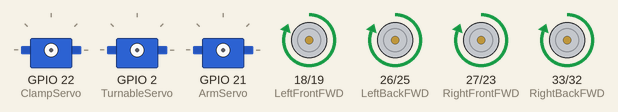
A program run on a simulated ESP32 board running MicroPython. Parts: 3 × servo, motor-driver pin pairs drawn as motors (green arrow = first pin HIGH = forward, orange = second pin HIGH = backward, longer = more drive). Servo angles are drawn from the pulse width (0.5 ms = 0°, 2.5 ms = 180°). At 11.8 s the program stops and its outputs stay as they are.

Above: at 0.1 s.
At 2.6 s:
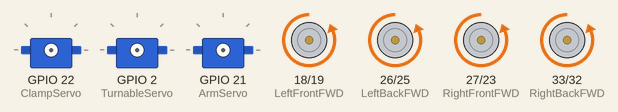
At 4.6 s:
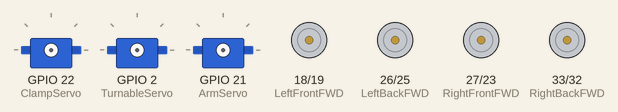
At 5.8 s:
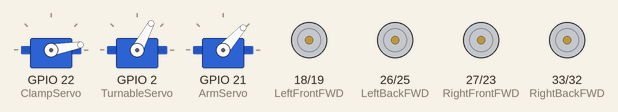
At 9.1 s:
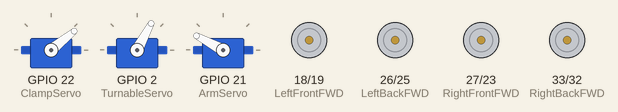
At 11.4 s:
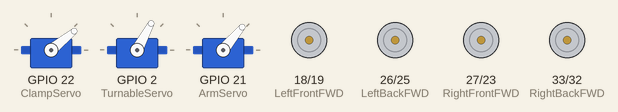
Timing chart, 0 to 12.9 s (numbered marks = the images above):
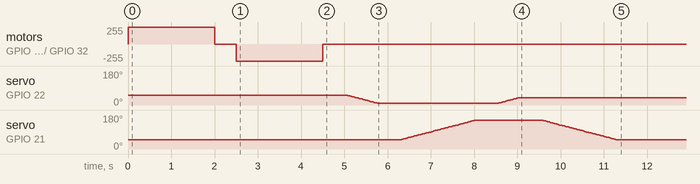

The program:

main.py
```python
"""
Programme de demonstration : la voiture avance 2 s, recule 2 s, puis
execute la sequence de prise d'objet avec le bras robotise.

A copier sur l'ESP32 sous le nom main.py pour qu'il s'execute
automatiquement au demarrage de la carte (voir README).
"""

import time
from zyc0210 import moveForward, moveBackward, stopMoving, takeObject

moveForward()
time.sleep(2)
stopMoving()
time.sleep_ms(500)

moveBackward()
time.sleep(2)
stopMoving()
time.sleep_ms(500)

takeObject()
```

zyc0210.py
```python
"""
Librairie pour le kit de voiture robotique ZYC0210 (ESP32 + MicroPython).

Regroupe :
    - le pilotage des 4 moteurs DC (avancer, reculer, tourner, arreter) ;
    - la lecture du capteur ultrason HC-SR04 ;
    - le pilotage des 3 servomoteurs du bras (pince, bras, base) et la
      sequence de prise d'objet ;
    - des comportements autonomes prets a l'emploi : evitement d'obstacles,
      suivi de personne, suivi de ligne.

Cablage attendu (voir le README du depot pour le detail) :
    Moteurs DC   : GPIO27/23 (avant droit), GPIO33/32 (arriere droit),
                   GPIO18/19 (avant gauche), GPIO26/25 (arriere gauche)
    Ultrason     : trigger GPIO13, echo GPIO12
    Suivi ligne  : gauche GPIO34, centre GPIO35, droit GPIO14
    Servomoteurs : pince GPIO22, bras GPIO21, base GPIO2
"""

from machine import Pin, ADC
from hcsr04 import HCSR04
from servo import Servo
import time

## Moteurs DC
RightFrontFWD = Pin(27, Pin.OUT)  # moteur avant droit sens avancer
RightFrontBWD = Pin(23, Pin.OUT)  # moteur avant droit sens reculer
RightBackFWD = Pin(33, Pin.OUT)   # moteur arriere droit sens avancer
RightBackBWD = Pin(32, Pin.OUT)   # moteur arriere droit sens reculer

LeftFrontFWD = Pin(18, Pin.OUT)   # moteur avant gauche sens avancer
LeftFrontBWD = Pin(19, Pin.OUT)   # moteur avant gauche sens reculer
LeftBackFWD = Pin(26, Pin.OUT)    # moteur arriere gauche sens avancer
LeftBackBWD = Pin(25, Pin.OUT)    # moteur arriere gauche sens reculer

## Capteur ultrason
ultrason = HCSR04(trigger_pin=13, echo_pin=12)

## Capteurs infrarouges du module suiveur de ligne
LeftSensor = ADC(Pin(34))
CenterSensor = ADC(Pin(35))
RightSensor = ADC(Pin(14))

LeftSensor.atten(ADC.ATTN_11DB)
CenterSensor.atten(ADC.ATTN_11DB)
RightSensor.atten(ADC.ATTN_11DB)

# Seuil de detection de la ligne noire pour le module infrarouge.
# A recalibrer selon la couleur du sol et l'eclairage ambiant
# (afficher LeftSensor.read()/CenterSensor.read()/RightSensor.read() sur
# la ligne et en dehors pour trouver la bonne valeur).
BlackLine = 600

## Servomoteurs du bras
ClampServo = Servo(22)      # servo moteur de la pince
ArmServo = Servo(21)        # servo moteur du bras
TurnableServo = Servo(2)    # servo moteur de la base

# Les angles utilises ci-dessous (initServo, takeObject) correspondent au
# montage d'origine et peuvent ne pas convenir a votre assemblage. Comme
# pour BlackLine, chacun peut faire son propre etalonnage a l'aide de
# exemples/03_test_servomoteurs.py puis reporter les valeurs trouvees ici.


## ----------------------- Bras et pince -----------------------

def initServo():
    """Replace le bras et la pince dans leur position de repos."""
    ClampServo.write_angle(48)
    time.sleep_ms(20)
    TurnableServo.write_angle(60)
    time.sleep_ms(20)
    ArmServo.write_angle(45)
    time.sleep_ms(20)


def takeObject():
    """Sequence complete : ouvrir la pince, descendre, saisir, remonter."""
    initServo()
    for i in range(48, 0, -1):
        ClampServo.write_angle(i)
        time.sleep_ms(15)
    time.sleep_ms(500)
    for i in range(45, 160):
        ArmServo.write_angle(i)
        time.sleep_ms(15)
    time.sleep_ms(500)
    for i in range(0, 36):
        ClampServo.write_angle(i)
        time.sleep_ms(15)
    time.sleep_ms(500)
    for i in range(160, 45, -1):
        ArmServo.write_angle(i)
        time.sleep_ms(15)
    time.sleep_ms(500)


## ----------------------- Capteur ultrason -----------------------

def getDistance():
    """Distance mesuree par le capteur HC-SR04, en millimetres."""
    return ultrason.distance_mm()


## ----------------------- Deplacement -----------------------

def stopMoving():
    RightFrontFWD.value(0)
    RightFrontBWD.value(0)
    RightBackFWD.value(0)
    RightBackBWD.value(0)

    LeftFrontFWD.value(0)
    LeftFrontBWD.value(0)
    LeftBackFWD.value(0)
    LeftBackBWD.value(0)


def moveForward():
    stopMoving()
    RightFrontFWD.value(1)
    RightFrontBWD.value(0)
    RightBackFWD.value(1)
    RightBackBWD.value(0)

    LeftFrontFWD.value(1)
    LeftFrontBWD.value(0)
    LeftBackFWD.value(1)
    LeftBackBWD.value(0)


def moveBackward():
    stopMoving()
    RightFrontFWD.value(0)
    RightFrontBWD.value(1)
    RightBackFWD.value(0)
    RightBackBWD.value(1)

    LeftFrontFWD.value(0)
    LeftFrontBWD.value(1)
    LeftBackFWD.value(0)
    LeftBackBWD.value(1)


def rotateLeft():
    stopMoving()
    RightFrontFWD.value(1)
    RightFrontBWD.value(0)
    RightBackFWD.value(1)
    RightBackBWD.value(0)

    LeftFrontFWD.value(0)
    LeftFrontBWD.value(1)
    LeftBackFWD.value(0)
    LeftBackBWD.value(1)


def rotateRight():
    stopMoving()
    RightFrontFWD.value(0)
    RightFrontBWD.value(1)
    RightBackFWD.value(0)
    RightBackBWD.value(1)

    LeftFrontFWD.value(1)
    LeftFrontBWD.value(0)
    LeftBackFWD.value(1)
    LeftBackBWD.value(0)


## ----------------------- Comportements autonomes -----------------------

def obstacleAvoidance():
    """Avance tant que la voie est libre, tourne a gauche des qu'un
    obstacle est detecte a moins de 30 cm."""
    while True:
        distance = getDistance()
        if distance < 300:
            stopMoving()
            time.sleep_ms(30)
            rotateLeft()
            time.sleep_ms(500)
            stopMoving()
        else:
            moveForward()
            time.sleep_ms(50)


def followMe():
    """Suit un objet/une personne place(e) devant le capteur ultrason.

        distance < 150         ==> reculer
        150 <= distance < 200  ==> stop
        distance >= 200        ==> avancer
    """
    while True:
        distance = getDistance()

        if distance <= 0:
            stopMoving()
        elif distance < 150:
            moveBackward()
        elif distance <= 200:
            stopMoving()
        else:
            moveForward()
        time.sleep_ms(120)


def lineTracking():
    """Suit une ligne noire grace aux 3 capteurs infrarouges.

    A appeler en boucle (voir exemples/test_suivi_ligne.py).
    """
    LeftValue = LeftSensor.read()
    CenterValue = CenterSensor.read()
    RightValue = RightSensor.read()

    if (LeftValue < BlackLine and
            CenterValue >= BlackLine and
            RightValue < BlackLine):
        moveForward()

    elif (LeftValue >= BlackLine and
            LeftValue > RightValue):
        rotateLeft()

    elif (RightValue >= BlackLine and
            RightValue > LeftValue):
        rotateRight()

    elif (LeftValue >= BlackLine and
            CenterValue >= BlackLine and
            RightValue >= BlackLine):
        stopMoving()

    elif (LeftValue < BlackLine and
            CenterValue < BlackLine and
            RightValue < BlackLine):
        stopMoving()
```

servo.py
```python
from machine import PWM,Pin
import math

# originally by Radomir Dopieralski http://sheep.art.pl
# from https://bitbucket.org/thesheep/micropython-servo

class Servo:
    """
    A simple class for controlling hobby servos.
    Args:
        pin (machine.Pin): The pin where servo is connected. Must support PWM.
        freq (int): The frequency of the signal, in hertz.
        min_us (int): The minimum signal length supported by the servo.
        max_us (int): The maximum signal length supported by the servo.
        angle (int): The angle between the minimum and maximum positions.
    """
    def __init__(self, pin, freq=50, min_us=600, max_us=2400, angle=180):
        self.min_us = min_us
        self.max_us = max_us
        self.us = 0
        self.freq = freq
        self.angle = angle
        self.pwm = PWM(Pin(pin), freq=freq, duty=0)

    def write_us(self, us):
        """Set the signal to be ``us`` microseconds long. Zero disables it."""
        if us == 0:
            self.pwm.duty(0)
            return
        us = min(self.max_us, max(self.min_us, us))
        duty = us * 1024 * self.freq // 1000000
        self.pwm.duty(duty)

    def write_angle(self, degrees=None, radians=None):
        """Move to the specified angle in ``degrees`` or ``radians``."""
        if degrees is None:
            degrees = math.degrees(radians)
        degrees = degrees % 360
        total_range = self.max_us - self.min_us
        us = self.min_us + total_range * degrees // self.angle
        self.write_us(us)
```
